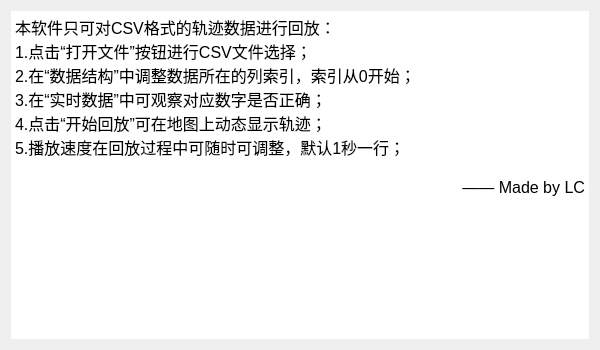
<?xml version="1.0" encoding="UTF-8"?>
<ui version="4.0">
 <class>Help</class>
 <widget class="QWidget" name="Help">
  <property name="geometry">
   <rect>
    <x>0</x>
    <y>0</y>
    <width>600</width>
    <height>350</height>
   </rect>
  </property>
  <property name="sizePolicy">
   <sizepolicy hsizetype="Fixed" vsizetype="Fixed">
    <horstretch>0</horstretch>
    <verstretch>0</verstretch>
   </sizepolicy>
  </property>
  <property name="minimumSize">
   <size>
    <width>600</width>
    <height>350</height>
   </size>
  </property>
  <property name="maximumSize">
   <size>
    <width>600</width>
    <height>350</height>
   </size>
  </property>
  <property name="windowTitle">
   <string>Help</string>
  </property>
  <layout class="QVBoxLayout" name="verticalLayout">
   <item>
    <widget class="QTextBrowser" name="textBrowser">
     <property name="frameShape">
      <enum>QFrame::NoFrame</enum>
     </property>
     <property name="html">
      <string>&lt;!DOCTYPE HTML PUBLIC &quot;-//W3C//DTD HTML 4.0//EN&quot; &quot;http://www.w3.org/TR/REC-html40/strict.dtd&quot;&gt;
&lt;html&gt;&lt;head&gt;&lt;meta name=&quot;qrichtext&quot; content=&quot;1&quot; /&gt;&lt;style type=&quot;text/css&quot;&gt;
p, li { white-space: pre-wrap; }
&lt;/style&gt;&lt;/head&gt;&lt;body style=&quot; font-family:'SimSun'; font-size:9pt; font-weight:400; font-style:normal;&quot;&gt;
&lt;p style=&quot; margin-top:0px; margin-bottom:0px; margin-left:0px; margin-right:0px; -qt-block-indent:0; text-indent:0px;&quot;&gt;&lt;span style=&quot; font-size:12pt;&quot;&gt;本软件只可对CSV格式的轨迹数据进行回放：&lt;/span&gt;&lt;/p&gt;
&lt;p style=&quot; margin-top:0px; margin-bottom:0px; margin-left:0px; margin-right:0px; -qt-block-indent:0; text-indent:0px;&quot;&gt;&lt;span style=&quot; font-size:12pt;&quot;&gt;1.点击“打开文件”按钮进行CSV文件选择；&lt;/span&gt;&lt;/p&gt;
&lt;p style=&quot; margin-top:0px; margin-bottom:0px; margin-left:0px; margin-right:0px; -qt-block-indent:0; text-indent:0px;&quot;&gt;&lt;span style=&quot; font-size:12pt;&quot;&gt;2.在“数据结构”中调整数据所在的列索引，索引从0开始；&lt;/span&gt;&lt;/p&gt;
&lt;p style=&quot; margin-top:0px; margin-bottom:0px; margin-left:0px; margin-right:0px; -qt-block-indent:0; text-indent:0px;&quot;&gt;&lt;span style=&quot; font-size:12pt;&quot;&gt;3.在“实时数据”中可观察对应数字是否正确；&lt;/span&gt;&lt;/p&gt;
&lt;p style=&quot; margin-top:0px; margin-bottom:0px; margin-left:0px; margin-right:0px; -qt-block-indent:0; text-indent:0px;&quot;&gt;&lt;span style=&quot; font-size:12pt;&quot;&gt;4.点击“开始回放”可在地图上动态显示轨迹；&lt;/span&gt;&lt;/p&gt;
&lt;p style=&quot; margin-top:0px; margin-bottom:0px; margin-left:0px; margin-right:0px; -qt-block-indent:0; text-indent:0px;&quot;&gt;&lt;span style=&quot; font-size:12pt;&quot;&gt;5.播放速度在回放过程中可随时可调整，默认1秒一行；&lt;/span&gt;&lt;/p&gt;
&lt;p style=&quot;-qt-paragraph-type:empty; margin-top:0px; margin-bottom:0px; margin-left:0px; margin-right:0px; -qt-block-indent:0; text-indent:0px; font-size:12pt;&quot;&gt;&lt;br /&gt;&lt;/p&gt;
&lt;p align=&quot;right&quot; style=&quot; margin-top:0px; margin-bottom:0px; margin-left:0px; margin-right:0px; -qt-block-indent:0; text-indent:0px;&quot;&gt;&lt;span style=&quot; font-size:12pt;&quot;&gt;—— Made by LC&lt;/span&gt;&lt;/p&gt;&lt;/body&gt;&lt;/html&gt;</string>
     </property>
    </widget>
   </item>
  </layout>
 </widget>
 <resources/>
 <connections/>
</ui>
